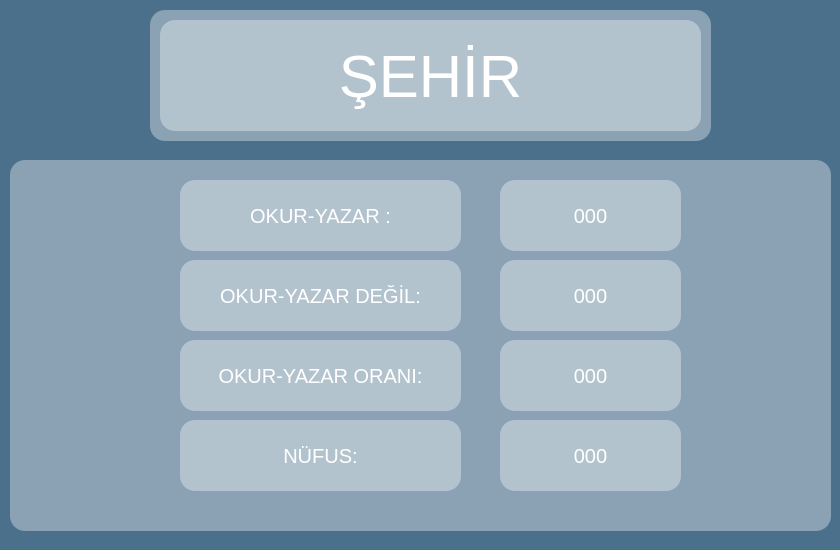
<?xml version="1.0" encoding="UTF-8"?>
<ui version="4.0">
 <class>Info</class>
 <widget class="QWidget" name="Info">
  <property name="geometry">
   <rect>
    <x>0</x>
    <y>0</y>
    <width>840</width>
    <height>550</height>
   </rect>
  </property>
  <property name="windowTitle">
   <string>İşte Ayrıntılar...</string>
  </property>
  <property name="windowIcon">
   <iconset>
    <normaloff>Package/app/img/info.ico</normaloff>Package/app/img/info.ico</iconset>
  </property>
  <property name="styleSheet">
   <string notr="true">background: rgba(74,112,139,255);color:white;border-radius: 15px;</string>
  </property>
  <widget class="QFrame" name="frame_7">
   <property name="geometry">
    <rect>
     <x>150</x>
     <y>10</y>
     <width>561</width>
     <height>131</height>
    </rect>
   </property>
   <property name="styleSheet">
    <string notr="true">background:rgb(255,255,255,90);border:none;border-radius: 15px;
</string>
   </property>
   <property name="frameShape">
    <enum>QFrame::StyledPanel</enum>
   </property>
   <property name="frameShadow">
    <enum>QFrame::Raised</enum>
   </property>
   <widget class="QLabel" name="lbl_sehir">
    <property name="geometry">
     <rect>
      <x>10</x>
      <y>10</y>
      <width>541</width>
      <height>111</height>
     </rect>
    </property>
    <property name="styleSheet">
     <string notr="true">font-size:60px;</string>
    </property>
    <property name="text">
     <string>ŞEHİR</string>
    </property>
    <property name="alignment">
     <set>Qt::AlignCenter</set>
    </property>
   </widget>
  </widget>
  <widget class="QFrame" name="frame_8">
   <property name="geometry">
    <rect>
     <x>10</x>
     <y>160</y>
     <width>821</width>
     <height>371</height>
    </rect>
   </property>
   <property name="styleSheet">
    <string notr="true">background:rgb(255,255,255,90);border:none;border-radius: 15px;
</string>
   </property>
   <property name="frameShape">
    <enum>QFrame::StyledPanel</enum>
   </property>
   <property name="frameShadow">
    <enum>QFrame::Raised</enum>
   </property>
   <widget class="QLabel" name="label_2">
    <property name="geometry">
     <rect>
      <x>170</x>
      <y>20</y>
      <width>281</width>
      <height>71</height>
     </rect>
    </property>
    <property name="styleSheet">
     <string notr="true">font-size:20px;</string>
    </property>
    <property name="text">
     <string>OKUR-YAZAR :</string>
    </property>
    <property name="alignment">
     <set>Qt::AlignCenter</set>
    </property>
   </widget>
   <widget class="QLabel" name="lbl_okuryazar">
    <property name="geometry">
     <rect>
      <x>490</x>
      <y>20</y>
      <width>181</width>
      <height>71</height>
     </rect>
    </property>
    <property name="styleSheet">
     <string notr="true">font-size:20px;</string>
    </property>
    <property name="text">
     <string>000</string>
    </property>
    <property name="alignment">
     <set>Qt::AlignCenter</set>
    </property>
   </widget>
   <widget class="QLabel" name="label_4">
    <property name="geometry">
     <rect>
      <x>170</x>
      <y>100</y>
      <width>281</width>
      <height>71</height>
     </rect>
    </property>
    <property name="styleSheet">
     <string notr="true">font-size:20px;</string>
    </property>
    <property name="text">
     <string>OKUR-YAZAR DEĞİL:</string>
    </property>
    <property name="alignment">
     <set>Qt::AlignCenter</set>
    </property>
   </widget>
   <widget class="QLabel" name="label_5">
    <property name="geometry">
     <rect>
      <x>170</x>
      <y>260</y>
      <width>281</width>
      <height>71</height>
     </rect>
    </property>
    <property name="styleSheet">
     <string notr="true">font-size:20px;</string>
    </property>
    <property name="text">
     <string>NÜFUS:</string>
    </property>
    <property name="alignment">
     <set>Qt::AlignCenter</set>
    </property>
   </widget>
   <widget class="QLabel" name="label_6">
    <property name="geometry">
     <rect>
      <x>170</x>
      <y>180</y>
      <width>281</width>
      <height>71</height>
     </rect>
    </property>
    <property name="styleSheet">
     <string notr="true">font-size:20px;</string>
    </property>
    <property name="text">
     <string>OKUR-YAZAR ORANI:</string>
    </property>
    <property name="alignment">
     <set>Qt::AlignCenter</set>
    </property>
   </widget>
   <widget class="QLabel" name="lbl_okuryazarolmayan">
    <property name="geometry">
     <rect>
      <x>490</x>
      <y>100</y>
      <width>181</width>
      <height>71</height>
     </rect>
    </property>
    <property name="styleSheet">
     <string notr="true">font-size:20px;</string>
    </property>
    <property name="text">
     <string>000</string>
    </property>
    <property name="alignment">
     <set>Qt::AlignCenter</set>
    </property>
   </widget>
   <widget class="QLabel" name="lbl_okuryazaroran">
    <property name="geometry">
     <rect>
      <x>490</x>
      <y>180</y>
      <width>181</width>
      <height>71</height>
     </rect>
    </property>
    <property name="styleSheet">
     <string notr="true">font-size:20px;</string>
    </property>
    <property name="text">
     <string>000</string>
    </property>
    <property name="alignment">
     <set>Qt::AlignCenter</set>
    </property>
   </widget>
   <widget class="QLabel" name="lbl_nufus">
    <property name="geometry">
     <rect>
      <x>490</x>
      <y>260</y>
      <width>181</width>
      <height>71</height>
     </rect>
    </property>
    <property name="styleSheet">
     <string notr="true">font-size:20px;</string>
    </property>
    <property name="text">
     <string>000</string>
    </property>
    <property name="alignment">
     <set>Qt::AlignCenter</set>
    </property>
   </widget>
  </widget>
 </widget>
 <resources/>
 <connections/>
</ui>
